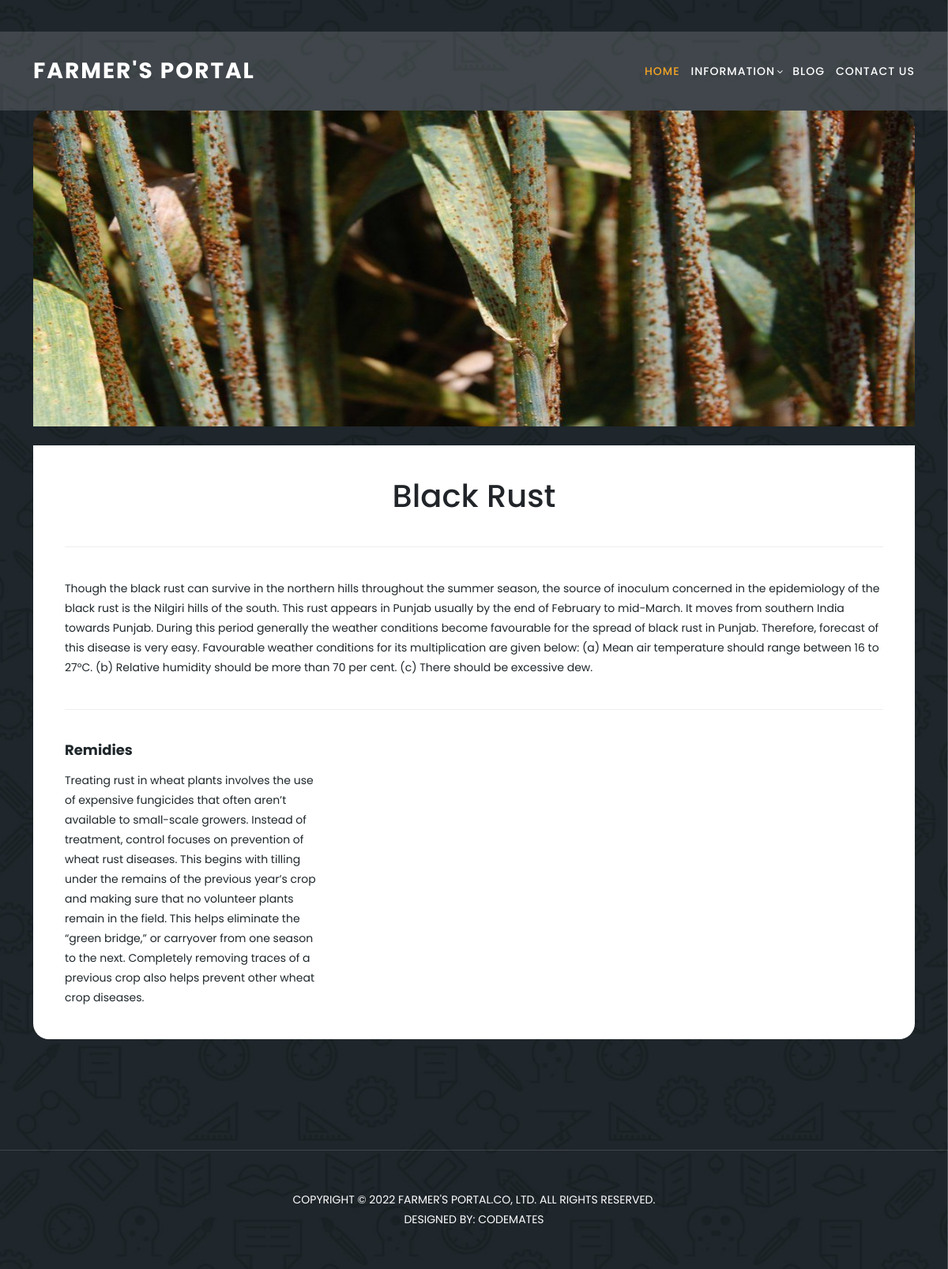
Page /wheat_disease/black-wheat-rust/ on the committed database.
### Web_APP/models.py (models this page shows, shortened)
class Wheat_Disease(models.Model):
    name  = models.CharField(max_length=100, null=True)
    image = models.ImageField(null=True, blank=True)
    desc = models.TextField(max_length=3000, null=True)
    rem = models.TextField(max_length=3000, null=True)
    slug = models.CharField(max_length=48)
    @property
    def imageURL(self):
        try:
            url = self.image.url
        except:
            url = ''
        return url

### Web_APP/views.py (the view)
# urls.py: url(r'^wheat_disease/(?P<slug>[A-Za-z0-9_-]+)/$', views.WheatView.as_view(), name='wheat_disease'),
class WheatView(DetailView):
    model = Wheat_Disease

### Web_APP/templates/Web_App/wheat_disease_detail.html (shortened to what this page needs)
<!DOCTYPE html>
{% load static %}
<html lang="en">
    <head>
        <link href="{% static 'vendor/bootstrap/css/bootstrap.min.css' %}" rel="stylesheet">
        <link rel="stylesheet" href="{% static 'CSS/fontawesome.css' %}">
        <link rel="stylesheet" href="{% static 'CSS/templatemo-edu-meeting.css' %}">
        <link rel="stylesheet" href="{% static 'CSS/owl.css' %}">
        <link rel="stylesheet" href="{% static 'CSS/lightbox.css' %}">
      </head>
<body>
        <header class="header-area header-sticky">
            <div class="container">
                <div class="row">
                    <div class="col-12">
                        <nav class="main-nav">
                            <a href="index.html" class="logo">
                                Farmer's Portal
                            </a>
                            <ul class="nav">
                                <li><a href="{% url 'Web_APP:home' %}" class="active">Home</a></li>
                                <li class="has-sub">
                                    <a href="javascript:void(0)">Information</a>
                                </li>
                                <li class="scroll-to-section"><a href="#courses">Blog</a></li>
                                <li class="scroll-to-section"><a href="#contact">Contact Us</a></li>
                            </ul>
                        </nav>
                    </div>
                </div>
            </div>
        </header>
        <section class="meetings-page" id="meetings">
          <div class="container">
                <div class="row">
                  <div class="col-lg-12">
                    <div class="meeting-single-item">
                      <div class="thumb">
                        <img class="thumbnail"  src="{{ wheat_disease.imageURL }}" style="height: 400px;"  ></a>
                      </div>
                      <br>
                      <div class="down-content">
                        <h1 style="text-align: center;" > {{ wheat_disease.name }}</h1>
                        <p class="description">{{ wheat_disease.desc }}
                        </p>
                        <div class="row">
                          <div class="col-lg-4">
                            <div class="hours">
                              <h5>Remidies</h5>
                              <p>{{ wheat_disease.rem }}</p>
                            </div>
                          </div>
                        </div>
                      </div>
                    </div>
                  </div>
                  </div>
          </div>
          <div class="footer">
           <p>Copyright © 2022 Farmer's Portal.Co, Ltd. All Rights Reserved.
               <br>
               Designed By: CodeMates
             </p>
         </div>
        </section>
</body>
</html>

### static/CSS/templatemo-edu-meeting.css (style rules this page uses)
html, body, div, span, applet, object, iframe, h1, h2, h3, h4, h5, h6, p, blockquote, div pre, a, abbr, acronym, address, big, cite, code, del, dfn, em, font, img, ins, kbd, q, s, samp, small, strike, strong, sub, sup, tt, var, b, u, i, center, dl, dt, dd, ol, ul, li, figure, header, nav, section, article, aside, footer, figcaption { margin: 0; padding: 0; border: 0; outline: 0; }
ul, li { padding: 0; margin: 0; list-style: none; }
header, nav, section, article, aside, footer, hgroup { display: block; }
* { box-sizing: border-box; }
html, body { font-family: 'Poppins', sans-serif; font-weight: 400; background-color: #fff; font-size: 16px; -ms-text-size-adjust: 100%; -webkit-font-smoothing: antialiased; -moz-osx-font-smoothing: grayscale; }
a { text-decoration: none !important; color: #3CF; }
h1, h2, h3, h4, h5, h6 { margin-top: 0px; margin-bottom: 0px; }
ul { margin-bottom: 0px; }
p { font-size: 14px; line-height: 25px; color: #2a2a2a; }
img { width: 100%; overflow: hidden; }
html, body { background: #fff; font-family: 'Poppins', sans-serif; }
.header-area { background-color: rgba(250,250,250,0.15); position: absolute; top: 40px; left: 0; right: 0; z-index: 100; -webkit-transition: all .5s ease 0s; -moz-transition: all .5s ease 0s; -o-transition: all .5s ease 0s; transition: all .5s ease 0s; }
.header-area .main-nav { min-height: 80px; background: transparent; }
.header-area .main-nav .logo { line-height: 100px; color: #fff; font-size: 28px; font-weight: 700; text-transform: uppercase; letter-spacing: 2px; float: left; -webkit-transition: all 0.3s ease 0s; -moz-transition: all 0.3s ease 0s; -o-transition: all 0.3s ease 0s; transition: all 0.3s ease 0s; }
.header-area .main-nav .nav { float: right; margin-top: 30px; margin-right: 0px; background-color: transparent; -webkit-transition: all 0.3s ease 0s; -moz-transition: all 0.3s ease 0s; -o-transition: all 0.3s ease 0s; transition: all 0.3s ease 0s; position: relative; z-index: 999; }
.header-area .main-nav .nav li { padding-left: 15px; padding-right: 15px; }
.header-area .main-nav .nav li:last-child { padding-right: 0px; }
.header-area .main-nav .nav li a { display: block; font-weight: 500; font-size: 14px; text-transform: uppercase; color: #fff; -webkit-transition: all 0.3s ease 0s; -moz-transition: all 0.3s ease 0s; -o-transition: all 0.3s ease 0s; transition: all 0.3s ease 0s; height: 40px; line-height: 40px; border: transparent; letter-spacing: 1px; }
.header-area .main-nav .nav li:hover a, .header-area .main-nav .nav li a.active { color: #f5a425!important; }
.header-area .main-nav .nav li.has-sub { position: relative; padding-right: 15px; }
.header-area .main-nav .nav li.has-sub:after { font-family: FontAwesome; content: "\f107"; font-size: 12px; color: #fff; position: absolute; right: 5px; top: 12px; }
.header-area.header-sticky { min-height: 80px; }
.header-area .nav { margin-top: 30px; }
.header-area.header-sticky .nav li a.active { color: #f5a425; }
@media (max-width: 1200px) { .header-area .main-nav .nav li { padding-left: 7px; padding-right: 7px; } }
@media (max-width: 1200px) { .header-area .main-nav:before { display: none; } }
@media (min-width: 767px) { .header-area .main-nav .nav { display: flex !important; } }
.footer { text-align: center; margin-top: 140px; border-top: 1px solid rgba(250,250,250,0.15); padding: 50px 0px; }
.footer p { text-transform: uppercase; font-size: 14px; color: #fff; }
section.meetings-page { background-image: url(../images/meetings-page-bg.jpg); background-position: center center; background-attachment: fixed; background-repeat: no-repeat; background-size: cover; padding-top: 140px; padding-bottom: 0px; }
.meeting-single-item .thumb { position: relative; }
.meeting-single-item .thumb img { border-top-right-radius: 20px; border-top-left-radius: 20px; }
.meeting-single-item .down-content { background-color: #fff; padding: 40px; border-bottom-right-radius: 20px; border-bottom-left-radius: 20px; }
.meeting-single-item .down-content h5 { font-size: 18px; color: #1f272b; font-weight: 700; display: inline-block; margin-bottom: 15px; }
.meeting-single-item .down-content p { color: #1f272b; font-size: 14px; }
.meeting-single-item .down-content p.description { margin-top: 40px; padding-top: 40px; border-top: 1px solid #eee; margin-bottom: 40px; padding-bottom: 40px; border-bottom: 1px solid #eee; }

### rows in the picture
Wheat_Disease: imageURL (picture), name "Black Rust", desc "Though the black rust can survive in the northern hills throughout the summer season, the source of inoculum concerned in the epidemiology of the black rust is the Nilgiri hills of the south. This rust appears in Punjab usually by the end of February to mid-March. It moves from southern India towards Punjab. During this period generally the weather conditions become favourable for the spread of black rust in Punjab. Therefore, forecast of this disease is very easy. Favourable weather conditions for its multiplication are given below: (a) Mean air temperature should range between 16 to 27°C. (b) Relative humidity should be more than 70 per cent. (c) There should be excessive dew.", rem "Treating rust in wheat plants involves the use of expensive fungicides that often aren’t available to small-scale growers. Instead of treatment, control focuses on prevention of wheat rust diseases. This begins with tilling under the remains of the previous year’s crop and making sure that no volunteer plants remain in the field. This helps eliminate the “green bridge,” or carryover from one season to the next. Completely removing traces of a previous crop also helps prevent other wheat crop diseases."
